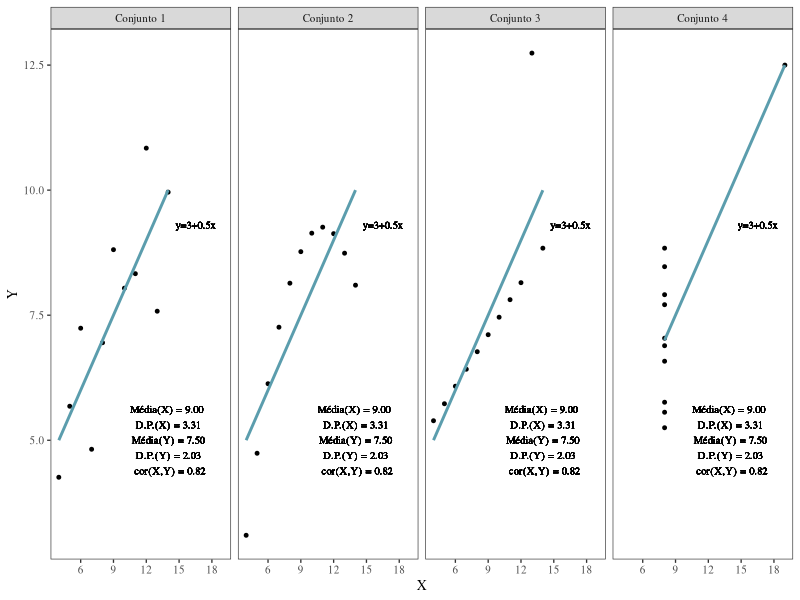
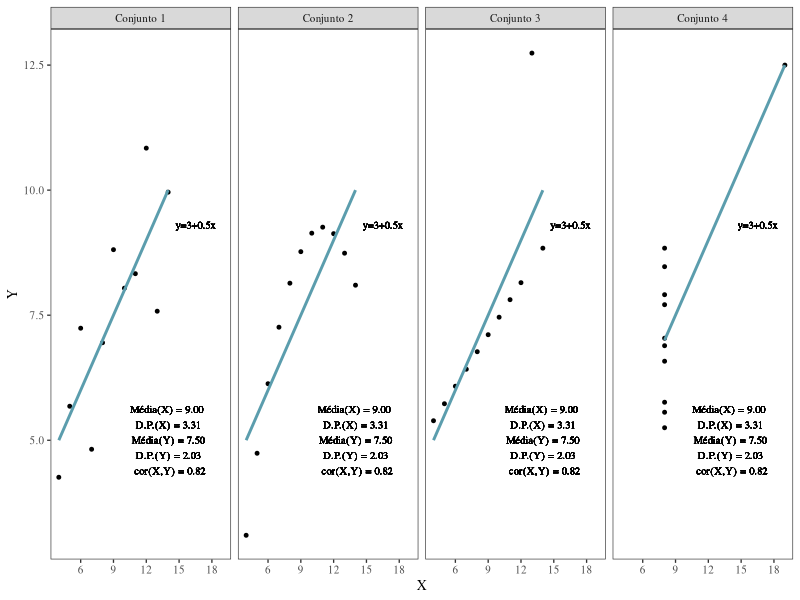

R code for these plots, in order:
## ---- chunk 1
library(stats)

vec <- matrix(nrow =length(anscombe$x1) + length(anscombe$x2) + length(anscombe$x3) + length(anscombe$x4), ncol = 3)
for(i in 1:length(anscombe$x1))
{
  vec[i,] <- c("Conjunto 1", as.numeric(anscombe$x1[i]), as.numeric(anscombe$y1[i]))
}
for(i in 1:length(anscombe$x2))
{
  vec[i+length(anscombe$x1),] <- c("Conjunto 2", as.numeric(anscombe$x2[i]), as.numeric(anscombe$y2[i]))
}
for(i in 1:length(anscombe$x3))
{
  vec[i+length(anscombe$x1)+length(anscombe$x2),] <- c("Conjunto 3", as.numeric(anscombe$x3[i]), as.numeric(anscombe$y3[i]))
}
for(i in 1:length(anscombe$x4))
{
  vec[i+length(anscombe$x1)+length(anscombe$x2)+length(anscombe$x3),] <- c("Conjunto 4", as.numeric(anscombe$x4[i]), as.numeric(anscombe$y4[i]))
}
anscombe_data <- data.frame(vec)
names(anscombe_data) <- c("Dataset", "X", "Y")
anscombe_data$X <- as.numeric(as.character(anscombe_data$X))
anscombe_data$Y <- as.numeric(as.character(anscombe_data$Y))
## ---- chunk 2
library(ggplot2)

mytheme <- theme_bw(base_size=10, base_family = "Times") + 
      theme(panel.background=element_blank(), 
          text=element_text(size=10), 
          plot.title = element_text(size=10),  
          legend.title = element_blank(), 
          panel.grid.major = element_blank(), 
          panel.grid.minor = element_blank()) 

gg <- ggplot(anscombe_data, aes(x = X, y = Y)) +
    geom_point(color = "black", size=1) +
    scale_x_continuous(breaks=c(3, 6, 9, 12, 15, 18)) +
    facet_wrap(~Dataset, ncol=4) +
    geom_smooth(formula = y ~ x, method = "lm", se=FALSE, data = anscombe_data, colour="#5B9DAD") +
    geom_text(x = 14, y = 5, label = "Média(X) = 9.00 \n D.P.(X) = 3.31 \n Média(Y) = 7.50 \n D.P.(Y) = 2.03 \n cor(X,Y) = 0.82", size=2.7, family = "Times", fontface = "plain") +
    geom_text(x = 16.5, y = 9.3, label = "y=3+0.5x", size=2.7, family = "Times", fontface = "plain") +
    mytheme;
gg
## ---- chunk 3
pdf(file="figuras/quarteto_anscombe.pdf", width=5.75, height=2.6, useDingbats = FALSE)
gg
dev.off()
